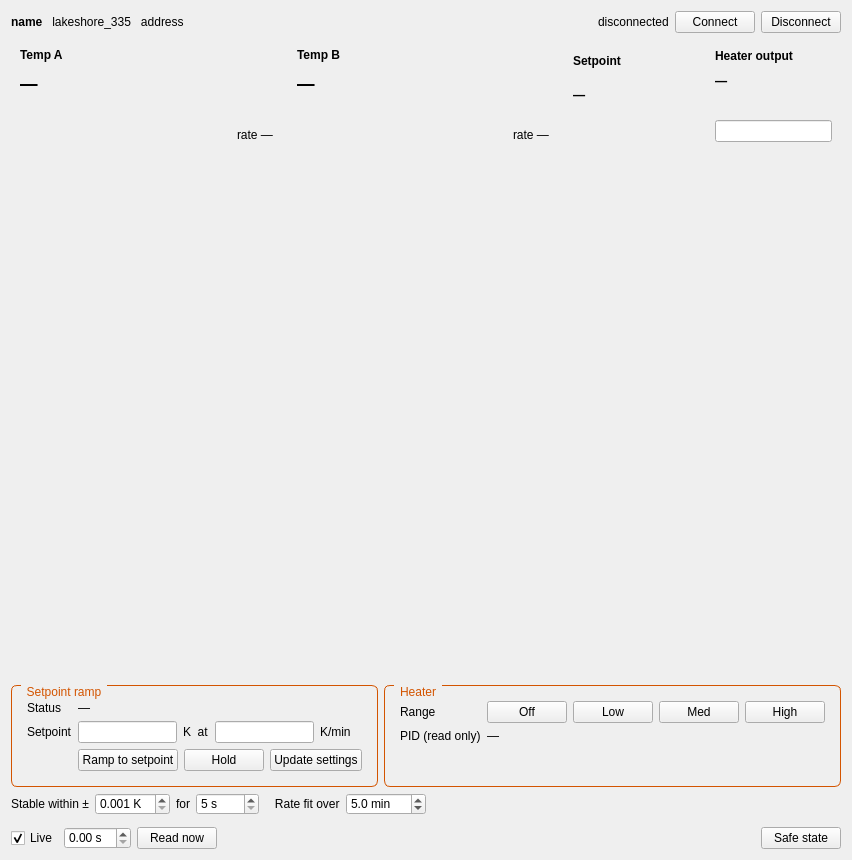
<?xml version="1.0" encoding="UTF-8"?>
<ui version="4.0">
 <author>GeneralMeasurements</author>
 <comment>Lake Shore 335 temperature controller panel (LakeShore335Panel), after the
legacy TemperatureControl.vi. Cards are QFrames with the dynamic property card=true
and labels &lt;frame&gt;_caption / _value / _sub. Code fills the values, the chart and the
log; it never writes PID. Accent colour #d35400 (also in the code's ACCENT).</comment>
 <class>LakeShore335Panel</class>
 <widget class="QWidget" name="LakeShore335Panel">
  <property name="geometry">
   <rect><x>0</x><y>0</y><width>760</width><height>860</height></rect>
  </property>
  <property name="styleSheet">
   <string notr="true">QLabel[panelTitle=&quot;true&quot;] { background: #d35400; color: white; padding: 6px 10px; border-radius: 4px; font-size: 12pt; }
QGroupBox { border: 1px solid #d35400; border-radius: 6px; margin-top: 1.1em; padding: 6px; }
QGroupBox::title { subcontrol-origin: margin; left: 10px; padding: 0 4px; color: #d35400; font-weight: bold; }
QFrame[card=&quot;true&quot;] { border: 1px solid #d35400; border-left: 6px solid #d35400; border-radius: 6px; background: palette(base); }
QFrame[card=&quot;true&quot;] QLabel { border: none; }
QProgressBar::chunk { background: #d35400; }</string>
  </property>
  <layout class="QVBoxLayout" name="root" stretch="0,0,0,1,0,0,0,0">
   <item>
    <layout class="QHBoxLayout" name="head">
     <item>
      <widget class="QLabel" name="title">
       <property name="text"><string>&lt;b&gt;name&lt;/b&gt; &amp;nbsp; lakeshore_335 &amp;nbsp; address</string></property>
       <property name="panelTitle" stdset="0"><bool>true</bool></property>
      </widget>
     </item>
     <item>
      <spacer name="head_stretch">
       <property name="orientation"><enum>Qt::Horizontal</enum></property>
       <property name="sizeHint" stdset="0"><size><width>40</width><height>20</height></size></property>
      </spacer>
     </item>
     <item><widget class="QLabel" name="status"><property name="text"><string>disconnected</string></property></widget></item>
     <item><widget class="QPushButton" name="btn_connect"><property name="text"><string>Connect</string></property></widget></item>
     <item><widget class="QPushButton" name="btn_disconnect"><property name="text"><string>Disconnect</string></property></widget></item>
    </layout>
   </item>
   <item>
    <layout class="QHBoxLayout" name="cards" stretch="2,2,1,1">
     <item>
      <widget class="QFrame" name="cardA">
       <property name="card" stdset="0"><bool>true</bool></property>
       <layout class="QVBoxLayout" name="cardA_lay">
        <item><widget class="QLabel" name="cardA_caption"><property name="text"><string>&lt;b&gt;Temp A&lt;/b&gt;</string></property></widget></item>
        <item><widget class="QLabel" name="cardA_value"><property name="styleSheet"><string notr="true">font-size: 22pt; font-family: Consolas, monospace;</string></property><property name="text"><string>—</string></property></widget></item>
        <item><widget class="QLabel" name="cardA_sub"><property name="styleSheet"><string notr="true">color: palette(mid);</string></property><property name="text"><string/></property></widget></item>
        <item>
         <layout class="QHBoxLayout" name="cardA_extra">
          <item><widget class="Led" name="stable_A"><property name="label" stdset="0"><string>stable</string></property></widget></item>
          <item><spacer name="cardA_stretch"><property name="orientation"><enum>Qt::Horizontal</enum></property><property name="sizeHint" stdset="0"><size><width>20</width><height>10</height></size></property></spacer></item>
          <item><widget class="QLabel" name="rate_A"><property name="text"><string>rate —</string></property></widget></item>
         </layout>
        </item>
       </layout>
      </widget>
     </item>
     <item>
      <widget class="QFrame" name="cardB">
       <property name="card" stdset="0"><bool>true</bool></property>
       <layout class="QVBoxLayout" name="cardB_lay">
        <item><widget class="QLabel" name="cardB_caption"><property name="text"><string>&lt;b&gt;Temp B&lt;/b&gt;</string></property></widget></item>
        <item><widget class="QLabel" name="cardB_value"><property name="styleSheet"><string notr="true">font-size: 22pt; font-family: Consolas, monospace;</string></property><property name="text"><string>—</string></property></widget></item>
        <item><widget class="QLabel" name="cardB_sub"><property name="styleSheet"><string notr="true">color: palette(mid);</string></property><property name="text"><string/></property></widget></item>
        <item>
         <layout class="QHBoxLayout" name="cardB_extra">
          <item><widget class="Led" name="stable_B"><property name="label" stdset="0"><string>stable</string></property></widget></item>
          <item><spacer name="cardB_stretch"><property name="orientation"><enum>Qt::Horizontal</enum></property><property name="sizeHint" stdset="0"><size><width>20</width><height>10</height></size></property></spacer></item>
          <item><widget class="QLabel" name="rate_B"><property name="text"><string>rate —</string></property></widget></item>
         </layout>
        </item>
       </layout>
      </widget>
     </item>
     <item>
      <widget class="QFrame" name="cardSp">
       <property name="card" stdset="0"><bool>true</bool></property>
       <layout class="QVBoxLayout" name="cardSp_lay">
        <item><widget class="QLabel" name="cardSp_caption"><property name="text"><string>&lt;b&gt;Setpoint&lt;/b&gt;</string></property></widget></item>
        <item><widget class="QLabel" name="cardSp_value"><property name="styleSheet"><string notr="true">font-size: 15pt; font-family: Consolas, monospace;</string></property><property name="text"><string>—</string></property></widget></item>
        <item><widget class="QLabel" name="cardSp_sub"><property name="styleSheet"><string notr="true">color: palette(mid);</string></property><property name="text"><string/></property></widget></item>
       </layout>
      </widget>
     </item>
     <item>
      <widget class="QFrame" name="cardHeat">
       <property name="card" stdset="0"><bool>true</bool></property>
       <layout class="QVBoxLayout" name="cardHeat_lay">
        <item><widget class="QLabel" name="cardHeat_caption"><property name="text"><string>&lt;b&gt;Heater output&lt;/b&gt;</string></property></widget></item>
        <item><widget class="QLabel" name="cardHeat_value"><property name="styleSheet"><string notr="true">font-size: 15pt; font-family: Consolas, monospace;</string></property><property name="text"><string>—</string></property></widget></item>
        <item><widget class="QLabel" name="cardHeat_sub"><property name="styleSheet"><string notr="true">color: palette(mid);</string></property><property name="text"><string/></property></widget></item>
        <item>
         <widget class="QProgressBar" name="heat_bar">
          <property name="maximum"><number>1000</number></property>
          <property name="value"><number>0</number></property>
          <property name="textVisible"><bool>false</bool></property>
         </widget>
        </item>
       </layout>
      </widget>
     </item>
    </layout>
   </item>
   <item>
    <widget class="QLabel" name="info">
     <property name="text"><string/></property>
     <property name="wordWrap"><bool>true</bool></property>
    </widget>
   </item>
   <item>
    <widget class="TimeChart" name="chart">
     <property name="yLabel" stdset="0"><string>temperature</string></property>
     <property name="yUnit" stdset="0"><string>K</string></property>
     <property name="curves_spec" stdset="0"><string>A=#e67e22; B=#5dade2; setpoint=#f4d03f</string></property>
    </widget>
   </item>
   <item>
    <layout class="QHBoxLayout" name="low" stretch="3,2">
     <item>
      <widget class="QGroupBox" name="sp_box">
       <property name="title"><string>Setpoint ramp</string></property>
       <layout class="QFormLayout" name="sp_form">
        <item row="0" column="0"><widget class="QLabel" name="ramp_state_label"><property name="text"><string>Status</string></property></widget></item>
        <item row="0" column="1"><widget class="QLabel" name="ramp_state"><property name="text"><string>—</string></property></widget></item>
        <item row="1" column="0"><widget class="QLabel" name="sp_label"><property name="text"><string>Setpoint</string></property></widget></item>
        <item row="1" column="1">
         <layout class="QHBoxLayout" name="sp_row">
          <item><widget class="SIEdit" name="sp"><property name="unit" stdset="0"><string>K</string></property></widget></item>
          <item><widget class="QLabel" name="sp_unit"><property name="text"><string>K  at</string></property></widget></item>
          <item><widget class="SIEdit" name="rate"><property name="unit" stdset="0"><string>K/min</string></property></widget></item>
          <item><widget class="QLabel" name="rate_unit"><property name="text"><string>K/min</string></property></widget></item>
          <item><spacer name="sp_stretch"><property name="orientation"><enum>Qt::Horizontal</enum></property><property name="sizeHint" stdset="0"><size><width>20</width><height>10</height></size></property></spacer></item>
         </layout>
        </item>
        <item row="2" column="1">
         <layout class="QHBoxLayout" name="sp_buttons">
          <item><widget class="QPushButton" name="btn_ramp"><property name="text"><string>Ramp to setpoint</string></property></widget></item>
          <item><widget class="QPushButton" name="btn_hold"><property name="text"><string>Hold</string></property><property name="toolTip"><string>Stop the setpoint ramp where it is now</string></property></widget></item>
          <item><widget class="QPushButton" name="btn_update"><property name="text"><string>Update settings</string></property><property name="toolTip"><string>Read the settings from the instrument again (queries only), e.g. after a change on its front panel</string></property></widget></item>
          <item><spacer name="sp_buttons_stretch"><property name="orientation"><enum>Qt::Horizontal</enum></property><property name="sizeHint" stdset="0"><size><width>20</width><height>10</height></size></property></spacer></item>
         </layout>
        </item>
       </layout>
      </widget>
     </item>
     <item>
      <widget class="QGroupBox" name="heat_box">
       <property name="title"><string>Heater</string></property>
       <layout class="QFormLayout" name="heat_form">
        <item row="0" column="0"><widget class="QLabel" name="range_label"><property name="text"><string>Range</string></property></widget></item>
        <item row="0" column="1">
         <layout class="QHBoxLayout" name="range_row">
          <item><widget class="QPushButton" name="range_0"><property name="text"><string>Off</string></property><property name="checkable"><bool>true</bool></property></widget></item>
          <item><widget class="QPushButton" name="range_1"><property name="text"><string>Low</string></property><property name="checkable"><bool>true</bool></property></widget></item>
          <item><widget class="QPushButton" name="range_2"><property name="text"><string>Med</string></property><property name="checkable"><bool>true</bool></property></widget></item>
          <item><widget class="QPushButton" name="range_3"><property name="text"><string>High</string></property><property name="checkable"><bool>true</bool></property></widget></item>
         </layout>
        </item>
        <item row="1" column="0"><widget class="QLabel" name="pid_label"><property name="text"><string>PID (read only)</string></property></widget></item>
        <item row="1" column="1"><widget class="QLabel" name="pid"><property name="text"><string>—</string></property><property name="toolTip"><string>Set PID on the front panel; this program never writes it</string></property></widget></item>
       </layout>
      </widget>
     </item>
    </layout>
   </item>
   <item>
    <layout class="QHBoxLayout" name="mon">
     <item><widget class="QLabel" name="tol_label"><property name="text"><string>Stable within ±</string></property></widget></item>
     <item>
      <widget class="QDoubleSpinBox" name="tol">
       <property name="decimals"><number>3</number></property>
       <property name="minimum"><double>0.001</double></property>
       <property name="maximum"><double>10.0</double></property>
       <property name="singleStep"><double>0.01</double></property>
       <property name="suffix"><string> K</string></property>
      </widget>
     </item>
     <item><widget class="QLabel" name="for_label"><property name="text"><string>for</string></property></widget></item>
     <item>
      <widget class="QDoubleSpinBox" name="stable_win">
       <property name="decimals"><number>0</number></property>
       <property name="minimum"><double>5</double></property>
       <property name="maximum"><double>3600</double></property>
       <property name="suffix"><string> s</string></property>
      </widget>
     </item>
     <item><widget class="QLabel" name="fit_label"><property name="text"><string>   Rate fit over</string></property></widget></item>
     <item>
      <widget class="QDoubleSpinBox" name="fit">
       <property name="decimals"><number>1</number></property>
       <property name="minimum"><double>0.5</double></property>
       <property name="maximum"><double>120</double></property>
       <property name="value"><double>5</double></property>
       <property name="suffix"><string> min</string></property>
      </widget>
     </item>
     <item><spacer name="mon_stretch"><property name="orientation"><enum>Qt::Horizontal</enum></property><property name="sizeHint" stdset="0"><size><width>20</width><height>10</height></size></property></spacer></item>
    </layout>
   </item>
   <item><widget class="CsvLog" name="log"/></item>
   <item>
    <layout class="QHBoxLayout" name="foot">
     <item><widget class="QCheckBox" name="live"><property name="text"><string>Live</string></property><property name="checked"><bool>true</bool></property></widget></item>
     <item><widget class="QDoubleSpinBox" name="interval"><property name="suffix"><string> s</string></property></widget></item>
     <item><widget class="QPushButton" name="btn_read"><property name="text"><string>Read now</string></property></widget></item>
     <item><spacer name="foot_stretch"><property name="orientation"><enum>Qt::Horizontal</enum></property><property name="sizeHint" stdset="0"><size><width>40</width><height>20</height></size></property></spacer></item>
     <item><widget class="QPushButton" name="btn_safe"><property name="text"><string>Safe state</string></property></widget></item>
    </layout>
   </item>
  </layout>
 </widget>
 <customwidgets>
  <customwidget><class>Led</class><extends>QLabel</extends><header>gmcore.gui.common.widgets</header></customwidget>
  <customwidget><class>TimeChart</class><extends>QWidget</extends><header>gmcore.gui.common.widgets</header><container>0</container></customwidget>
  <customwidget><class>CsvLog</class><extends>QWidget</extends><header>gmcore.gui.common.widgets</header></customwidget>
  <customwidget><class>SIEdit</class><extends>QLineEdit</extends><header>gmcore.gui.common.panels</header></customwidget>
 </customwidgets>
 <resources/>
 <connections/>
</ui>
